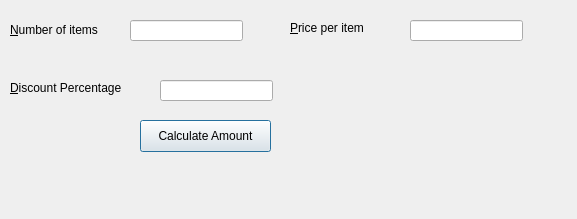
<?xml version="1.0" encoding="UTF-8"?>
<ui version="4.0">
 <class>Dialog</class>
 <widget class="QDialog" name="Dialog">
  <property name="geometry">
   <rect>
    <x>0</x>
    <y>0</y>
    <width>577</width>
    <height>219</height>
   </rect>
  </property>
  <property name="windowTitle">
   <string>Dialog</string>
  </property>
  <widget class="QLabel" name="label">
   <property name="geometry">
    <rect>
     <x>10</x>
     <y>20</y>
     <width>111</width>
     <height>20</height>
    </rect>
   </property>
   <property name="text">
    <string>&amp;Number of items</string>
   </property>
   <property name="buddy">
    <cstring>lineEdit</cstring>
   </property>
  </widget>
  <widget class="QLabel" name="label_2">
   <property name="geometry">
    <rect>
     <x>290</x>
     <y>20</y>
     <width>91</width>
     <height>16</height>
    </rect>
   </property>
   <property name="text">
    <string>&amp;Price per item</string>
   </property>
   <property name="buddy">
    <cstring>lineEdit_2</cstring>
   </property>
  </widget>
  <widget class="QLabel" name="label_3">
   <property name="geometry">
    <rect>
     <x>60</x>
     <y>170</y>
     <width>451</width>
     <height>16</height>
    </rect>
   </property>
   <property name="text">
    <string/>
   </property>
  </widget>
  <widget class="QLineEdit" name="lineEdit">
   <property name="geometry">
    <rect>
     <x>130</x>
     <y>20</y>
     <width>113</width>
     <height>21</height>
    </rect>
   </property>
  </widget>
  <widget class="QLineEdit" name="lineEdit_2">
   <property name="geometry">
    <rect>
     <x>410</x>
     <y>20</y>
     <width>113</width>
     <height>21</height>
    </rect>
   </property>
  </widget>
  <widget class="QLabel" name="label_4">
   <property name="geometry">
    <rect>
     <x>10</x>
     <y>80</y>
     <width>131</width>
     <height>16</height>
    </rect>
   </property>
   <property name="text">
    <string>&amp;Discount Percentage</string>
   </property>
   <property name="buddy">
    <cstring>lineEdit_3</cstring>
   </property>
  </widget>
  <widget class="QLineEdit" name="lineEdit_3">
   <property name="geometry">
    <rect>
     <x>160</x>
     <y>80</y>
     <width>113</width>
     <height>21</height>
    </rect>
   </property>
  </widget>
  <widget class="QPushButton" name="pushButton">
   <property name="geometry">
    <rect>
     <x>140</x>
     <y>120</y>
     <width>131</width>
     <height>32</height>
    </rect>
   </property>
   <property name="text">
    <string>Calculate Amount</string>
   </property>
  </widget>
 </widget>
 <resources/>
 <connections/>
</ui>
